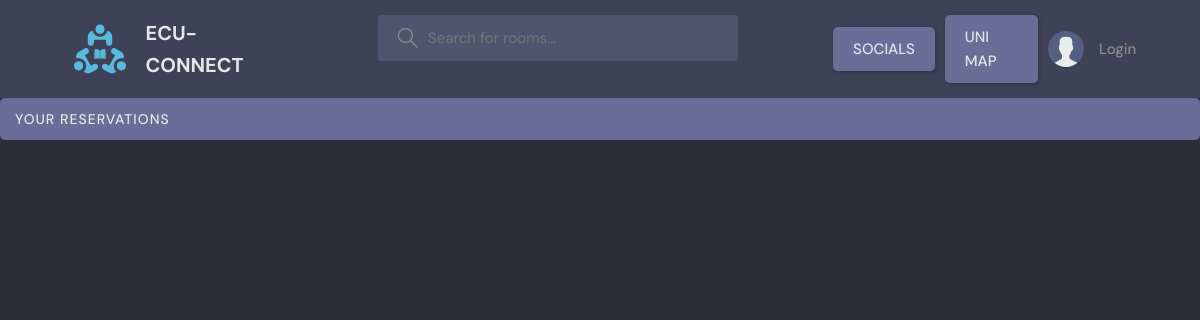
Before: /view_reservation/ with the older database file.
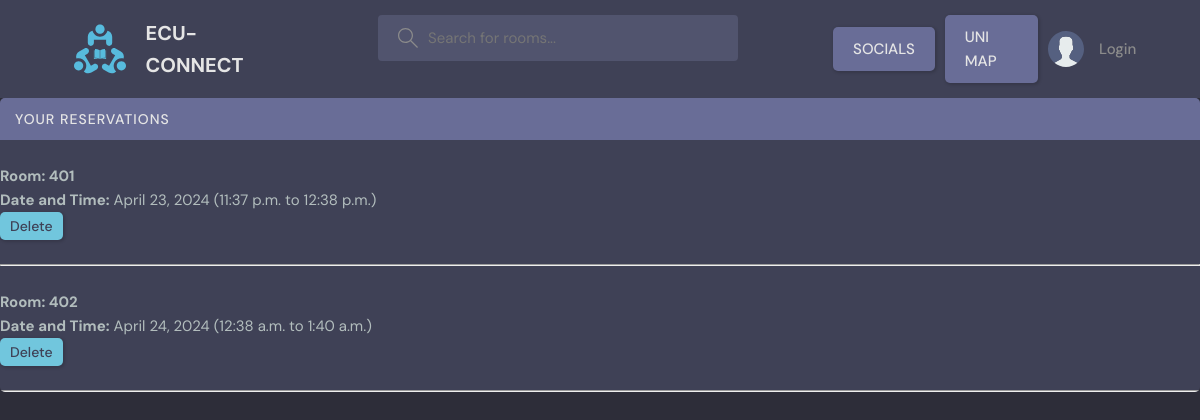
After: the same page with the newer database file.
### base/models.py (models this page shows, shortened)
class Reservation(models.Model):
    room = models.ForeignKey(Room, on_delete=models.CASCADE)
    user_id = models.CharField(max_length=100)
    date = models.DateField()
    start_time = models.TimeField()
    end_time = models.TimeField()

class Room(models.Model):
    name = models.CharField(max_length=100)

### base/views.py (the view)
# urls.py: path('view_reservation/', views.viewReservations, name="view_reservation"),
def viewReservations(request):
    reservations = Reservation.objects.all()
    return render(request, 'base/view_reservation.html', {'reservations': reservations})

### base/templates/base/view_reservation.html (shortened to what this page needs)
{% extends 'main.html' %}
{% block content %}
  <div class="activities">
    <div class="activities__header">
      <h2>Your Reservations</h2>
    </div>
    <ul class="activities__list">
      {% for reservation in reservations %}
      <li class="activities__item">
        <div class="activities__itemContent">
          <div class="activities__itemHeader">
            <br>
            <h3 class="activities__itemTitle">Room: {{ reservation.room.name }}</h3>
            <p class="activities__itemTime"><strong>Date and Time:</strong> {{ reservation.date }} ({{ reservation.start_time }} to {{ reservation.end_time }})</p>
        </div>
          <form action="{% url 'delete_reservation' reservation.id %}" method="post">
            <button class="btn btn--main" type="submit" style="padding: 5px 10px; font-size: 14px;">Delete</button>
            <br>
            <br>
            <hr>
          </form>
        </div>
      </li>
      {% endfor %}
    </ul>
  </div>
{% endblock %}

### templates/main.html (shortened to what this page needs)
<!DOCTYPE html>
{% load static %}
<html lang="en">
  <head>
    <link rel="stylesheet" href="{% static 'styles/style.css' %}" />
  </head>
  <body>
    {% include 'navbar.html' %}
    {% block content %}
    {% endblock %}
  </body>
</html>

### templates/navbar.html (shortened to what this page needs)
{% load static %}
<header class="header header--loggedIn">
    <div class="container">
      <a href="{% url 'home' %}" class="header__logo">
        <img src="{% static 'images/logo.svg' %}" />
        <h1>ECU-CONNECT</h1>
      </a>
      <form class="header__search" method="GET" action="{% url 'home' %}">
        <label>
          <input name="q" placeholder="Search for rooms..." />
        </label>
      </form>
      <nav class="header__menu">
          <a href="{% url 'social_page' %}" class="btn btn--dark">SOCIALS</a>
          <a href="{% url 'uni_map' %}" class="btn btn--dark">UNI MAP</a>
        {% if request.user.is_authenticated %}
        <div class="header__user">
           <a href="{%url 'user_profile' user.id %}"> {% comment %} {% url 'user-profile' user.id %}  {% endcomment %}
            <div class="avatar avatar--medium active">
              <img src="{{request.user.avatar.url}}" />
            </div>
            <p>{{request.user.name}}<span>@{{request.user.username}}</span></p>
          </a>
          <button class="dropdown-button">
            <svg version="1.1" xmlns="http://www.w3.org/2000/svg" width="32" height="32" viewBox="0 0 32 32">
              <title>chevron-down</title>
              <path d="M16 21l-13-13h-3l16 16 16-16h-3l-13 13z"></path>
            </svg>
          </button>
        </div>
        {% else  %}
        <a href="{% url 'login' %}">
            <img src="{% static 'images/avatar.svg' %}" />
            <p>Login</p>
        </a>
        {% endif %}
      </nav>
    </div>
  </header>

### static/styles/style.css (style rules this page uses)
:root { --color-main: #71c6dd; --color-main-light: #e1f6fb; --color-dark: #3f4156; --color-dark-medium: #51546e; --color-dark-light: #696d97; --color-light: #e5e5e5; --color-gray: #8b8b8b; --color-light-gray: #b2bdbd; --color-bg: #2d2d39; --color-success: #5dd693; --color-error: #fc4b0b; }
* { font-family: "DM Sans", -apple-system, BlinkMacSystemFont, "Segoe UI", Roboto, Oxygen, Ubuntu, Cantarell, "Open Sans", "Helvetica Neue", sans-serif; margin: 0; padding: 0; box-sizing: border-box; text-rendering: optimizeLegibility; font-size: inherit; }
html { font-size: 56.25%; }
@media only screen and (min-width: 1200px) { html { font-size: 62.5%; } }
body { line-height: 1.6; font-weight: 400; font-size: 1.5rem; color: var(--color-light-gray); background-color: var(--color-bg); min-height: 100vh; }
img { width: 100%; }
a { display: inline-block; color: var(--color-main); text-decoration: none; }
.container { max-width: 120rem; width: 90%; margin: auto; }
.btn { background-color: transparent; border: none; display: inline-flex; align-items: center; gap: 1rem; cursor: pointer; transition: all ease-in-out 0.3s; padding: 1rem 2rem; border-radius: 5px; box-shadow: 1px 1px 3px 1px rgba(0, 0, 0, 0.15); font-weight: 500; }
.btn--main { background-color: var(--color-main); color: var(--color-dark); }
.btn--dark { background-color: var(--color-dark-light); color: var(--color-light); }
.header { padding: 1.5rem; background-color: var(--color-dark); }
.header > .container { display: flex; gap: 9.5rem; }
.header__logo, .header__user { display: flex; gap: 2rem; align-items: center; }
.header__logo > img { height: 5.2rem; width: 5.2rem; }
.header__logo > h1 { font-weight: 700; font-size: 2rem; color: var(--color-light); }
.header__search > label { background-color: var(--color-dark-medium); padding: 1.3rem 1rem; display: flex; align-items: center; gap: 1rem; border-radius: 4px; }
.header__search svg { fill: var(--color-gray); width: 2rem; height: 2rem; margin-left: 1rem; }
.header__search input { width: 30rem; background: transparent; border: none; outline: none; color: var(--color-light); }
.header__menu { margin-left: auto; position: relative; display: flex; align-items: center; }
.header__menu a { display: flex; gap: 1.5rem; align-items: center; font-weight: 500; text-decoration: none; color: var(--color-gray); }
.header__menu .btn { margin-right: 1rem; color: var(--color-light); }
.header__menu img { height: 3.6rem; }
.header__menu p { line-height: 1.2; }
.activities { background: var(--color-dark); border-radius: 5px; overflow: hidden; }
.activities__header h2 { background-color: var(--color-dark-light); text-transform: uppercase; font-weight: 500; padding: 1rem 1.5rem; color: var(--color-light); letter-spacing: 1px; font-size: 1.4rem; }

Changed rows visible on the page:
added Reservation: room.name "401", date "April 23, 2024", start_time "11:37 p.m.", end_time "12:38 p.m."
added Reservation: room.name "402", date "April 24, 2024", start_time "12:38 a.m.", end_time "1:40 a.m."
